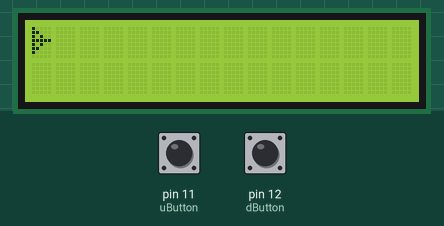
Recording of a sketch running on a simulated Arduino Uno, built with avr-gcc and run on an emulated ATmega328P. Shown: 16×2 character LCD. The inputs (shaded band) are chosen by the test bench; at power-on: pin 12 (dButton) LOW, pin 11 (uButton) LOW. Random numbers use the default seed unless the sketch sets one.

Above: at 1.2 s.
1.3 s: pin 12 (dButton) pulled HIGH for 0.15 s
At 3.1 s:
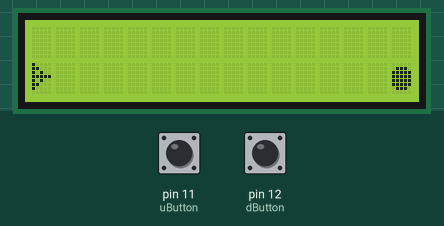
4.4 s: pin 11 (uButton) pulled HIGH for 0.15 s
At 5.9 s:
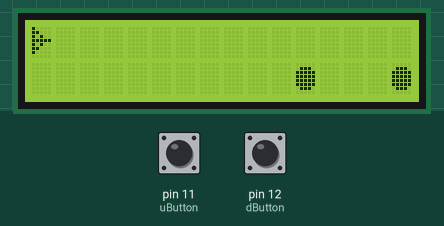
7.5 s: pin 12 (dButton) pulled HIGH for 1 s
At 8.7 s:
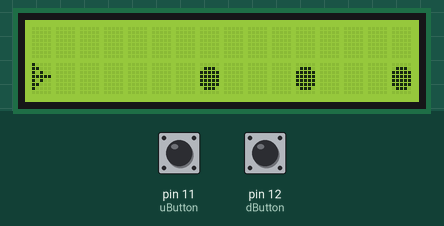
11.5 s: pin 11 (uButton) pulled HIGH for 1 s
At 12.1 s:
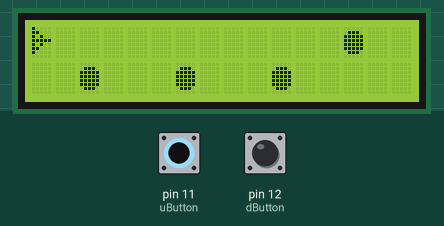
15.1 s: pin 12 (dButton) pulled HIGH for 3.2 s
At 18.9 s:
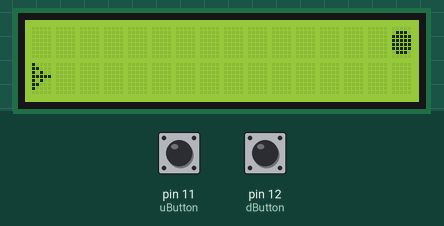
24.2 s: pin 11 (uButton) pulled HIGH for 0.15 s
At 25.0 s:
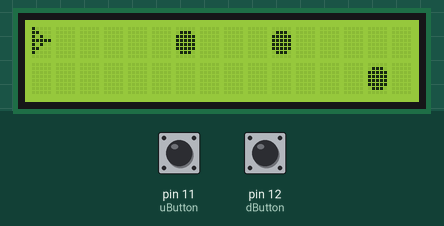
Timing chart, 0 to 27.2 s (numbered marks = the images above; inputs shaded):
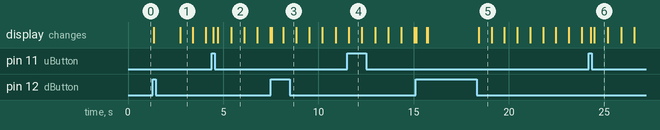

The sketch:

ArduinoGame.pde
```cpp
#include <LiquidCrystal.h>

//variables for game mechanics
int player[] = {
  0, 0};
int enemies[20][2];
int coins[20][2];
int enemyMoveWait = 600;
int currentMoveWait = 0;
int enemySpawnWait = 2500;
int currentSpawnWait = 0;
boolean alive = true;
int distance = 0;
int score = 0;

byte customChar1[8] {
  B10000,
  B11000,
  B10100,
  B11111,
  B10100,
  B11000,
  B10000,
  B00000,
};

byte customChar2[8] {
  B00000,
  B01110,
  B11111,
  B11111,
  B11111,
  B11111,
  B01110,
  B00000,
};

byte customChar3[8] {
  B00000,
  B00000,
  B00000,
  B00100,
  B01110,
  B00100,
  B00000,
  B00000,
};


//-----------variables for LCD screen and buttons-----------
LiquidCrystal lcd(A0,A1,A2,A3,A4,A5);
const int dButton = 12;
const int uButton = 11;
//----------------------
void setup() {

  //initialize enemies
  for (int i = 0; i<20; i++){
    enemies[i][0] = -1;
    enemies[i][1] = -1;
  }
  //start timing
  currentMoveWait = millis();
  currentSpawnWait = millis();
  //-----------Initialize buttons/LCD-----------
  lcd.begin(16, 2);
  lcd.clear();
  pinMode(dButton,INPUT);
  pinMode(uButton,INPUT);
  //----------------------
}

void loop() {

  if(digitalRead(dButton) == HIGH){
    if (player[1]<1){
      player[1]++;
    }
    reset();
  }
  else if(digitalRead(uButton) == HIGH){
    if (player[1]>0){
      player[1]--;
    }
    reset();
  }
  if(alive){
    update();
  }
  else {
    lcd.clear();
    lcd.setCursor(0,0);
    lcd.print("YOU DEAD. PRESS");
    lcd.setCursor(0,1);
    lcd.print("BUTTON FOR LIVE");
  }

  delay(10);
}

void update(){
  lcd.clear();
  drawSprite(player,true);

  //how long since last move
  int curWait = millis() - currentMoveWait;
  for (int i = 0; i<20; i++) {
    drawSprite(enemies[i],false);
    //if it's time to move then move the enemy backwards or put it in null position if out of bounds
    if (curWait > enemyMoveWait) {
      if (enemies[i][0]>=0) {
        enemies[i][0]--;


        lcd.createChar(1, customChar1);
        lcd.createChar(2, customChar2);
      }
      else {
        enemies[i][0] = -1;
        enemies[i][1] = -1;
      }
      //reset timer
      currentMoveWait = millis();
    }
    //if hit then kill the player
    if(enemies[i][0] == player[0] && enemies[i][1] == player[1]){
      alive = false;
    }
  }
  //check if it's time to spawn a new enemy
  if (millis() - currentSpawnWait > enemySpawnWait) {
    addEnemy();
    currentSpawnWait = millis();
  }
}

void drawSprite(int sprite[],bool plays) {
  //-----------draw characters here-----------
  //plays means it's the player and sprite contains an x and y that are the players location
  //there is a possibility that the x or y will be negative

  lcd.createChar(1, customChar1);
  lcd.createChar(2, customChar2);

  if(sprite[0]>=0 && sprite[1]>=0){
    lcd.setCursor(sprite[0],sprite[1]);

    if (plays){
      lcd.write(1);
    }
    else{
      lcd.write(2);

      //
      //      distance++;
      //      if (distance%2)
      //        score++;
      //      byte digits = (score > 9999) ? 5 : (score > 999) ? 4 : (score > 99) ? 3 : (score > 9) ? 2 : 1;
      //      lcd.setCursor(16 - digits, 0);
      //      lcd.print(score);


    }
  }
}

void addEnemy() {
  //finds null enemy and uses that space for a new enemy
  for (int i = 0; i < 20; i++) {
    if (enemies[i][0]== -1 && enemies[i][1] == -1) {
      enemies[i][0] = 16;
      enemies[i][1] = (int)random(2);
      return;
    }
  }
}

void reset(){
  //if dead then we reset all values and restart the game
  if(!alive){
    alive = true;
    player[0] = 0;
    player[1] = 0;
    //score = 0;
    for (int i = 0; i<20; i++){
      enemies[i][0] = -1;
      enemies[i][1] = -1;
    }
    currentMoveWait = millis();
    currentSpawnWait = millis();
  }
}
```

Measured:
- what the display in image 1 shows lasts 0.7 s, from 2.7 s to 3.4 s
